Frame 1 (no input): blank canvas, image omitted
Frame 60 (no input): blank canvas, image omitted
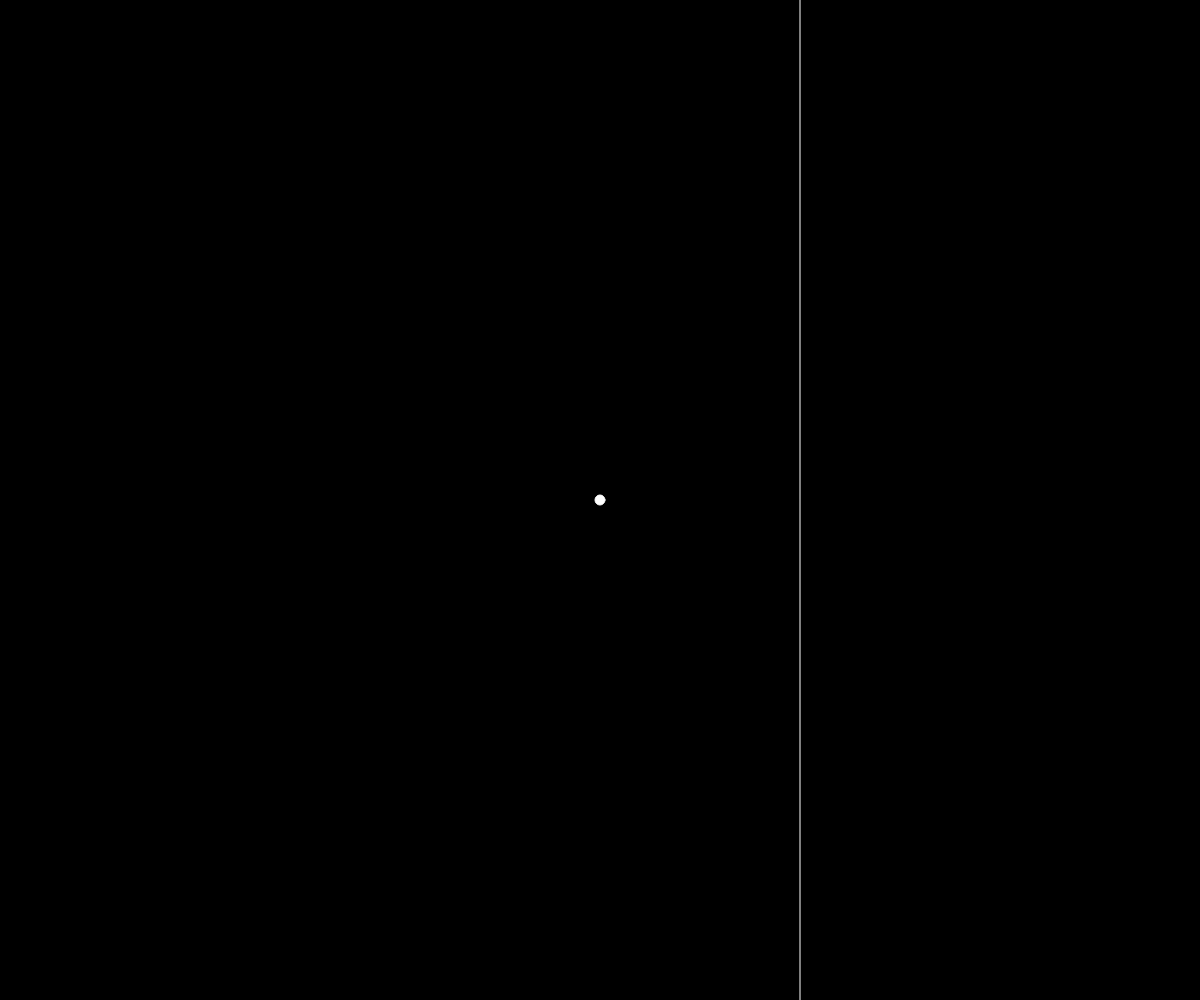
Frame 120 (the mouse pressed at the canvas centre since frame 60)

The p5.js sketch whose frames 1 and 60 were blank and that drew this single picture after the mouse press (run headless with seeded random() and noise() and a simulated clock; from frame 60 on, the mouse is pressed at the canvas centre):

// p5.js sketch
// ── sketch.js
var data = [];
var m=0,b=0;
var m1,b1;
var total_error;

function setup(){
  createCanvas(window.innerWidth,window.innerHeight);
}

function mousePressed(){
  var x = map(mouseX,0,width - 400,0,1);
  var y = map(mouseY,0,height,1,0);
  if(mouseX < width - 400){
    var point = createVector(x,y);
    data.push(point);
  }
}

function gradientDescent(){
  total_error = 0;
  for(var i =0;i<data.length;i++){
    var x = data[i].x;
    var y = data[i].y;

    var learningRate = 0.01;

    var yguess = m * x + b;

    var error = y - yguess;
    total_error += error;

    m = m + (error * x) * learningRate;
    b = b + error * learningRate;

  }
}

function linearRegression(){
    var xmean=0, ymean=0;
    for (var i = 0;i < data.length; i++) {
      xmean += data[i].x;
      ymean += data[i].y;
    }
    xmean /= data.length;
    ymean /= data.length;

    var num=0, den=0;

    for (var i = 0;i < data.length;i++) {
      var x = data[i].x;
      var y = data[i].y;
      num += (x-xmean)*(y-ymean);
      den += ((x-xmean)*(x-xmean));
    }
    m1 = num/den;
    b1 = ymean - (m1*xmean);
}

function drawLine(){
  var x1=0,x2=1,y1,y2;
  y1 = m*x1+b;
  y2 = m*x2+b;
  x1 = map(x1,0,1,0,width - 400);
  y1 = map(y1,0,1,height,0);
  x2 = map(x2,0,1,0,width - 400);
  y2 = map(y2,0,1,height,0);
  stroke(255,0,0);
  line(x1,y1,x2,y2);

  var x3=0,x4=1,y3,y4;
  y3 = m1*x3+b1;
  y4 = m1*x4+b1;
  x3 = map(x3,0,1,0,width - 400);
  y3 = map(y3,0,1,height,0);
  x4 = map(x4,0,1,0,width - 400);
  y4 = map(y4,0,1,height,0);

  stroke(0,255,0);
  line(x3,y3,x4,y4);
  // console.log("m = "+m+",b = "+b+",m1 = "+m1+",b1 = "+b1);
}

function drawCurve(){
  push();
  translate(width - 200,600);
  beginShape();
  noFill();
  for(var i=-49;i<50;i++){
    curveVertex(i,-(i*i));
  }
  endShape();
  var x = total_error*100;
  var y = -(x * x);
  ellipse(x,y,10,10);
  pop();
  total_error = 0;
}

function draw(){
  background(0);
  line(width-400,0,width-400,height);
  for(var i = 0;i<data.length;i++){
    var x = map(data[i].x,0,1,0,width - 400);
    var y = map(data[i].y,0,1,height,0);
    fill(255);
    stroke(255);
    ellipse(x,y,10,10);
  }
  if(data.length>1){
    gradientDescent();
    linearRegression();
    drawLine();
    stroke(255);
    drawCurve();
  }
}
